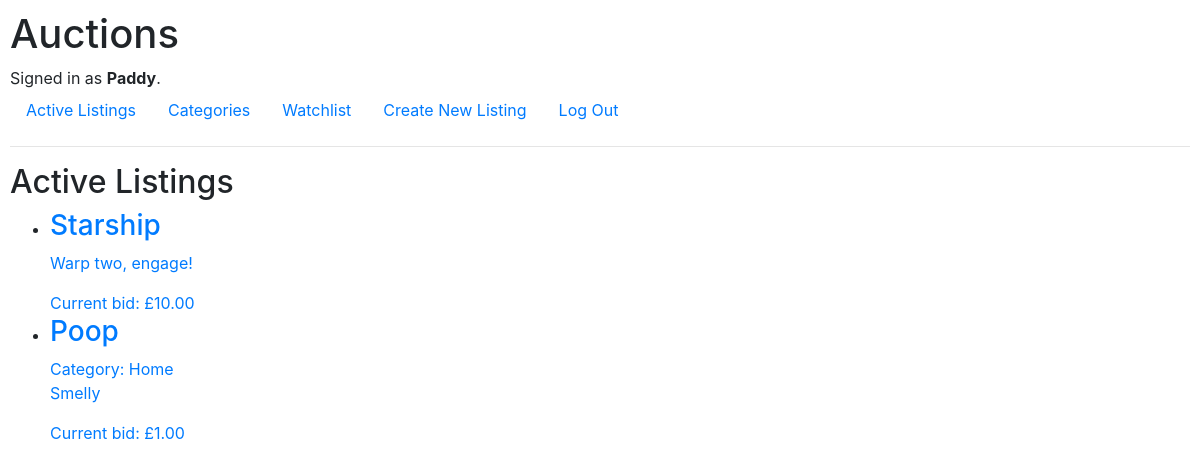
Screenshot of / (signed in) with the database file from the repository.
### auctions/models.py (models this page shows)
class User(AbstractUser):
    pass

class Listing(models.Model):
    title = models.CharField(max_length=64, default="New Item")
    description = models.CharField(max_length=1500, null=True)
    current_bid = models.DecimalField(max_digits=17, decimal_places = 2, default = 1)
    image = models.URLField(max_length= 512, null=True, blank=True)
    category = models.CharField(max_length = 64, choices = categories, null=True, blank=True)
    seller = models.ForeignKey(User, on_delete=models.CASCADE, related_name="listings")
    closed = models.BooleanField(default="False")

### auctions/views.py (the view)
# urls.py: path("", views.index, name="index"),
def index(request):
    listings = Listing.objects.filter(closed="False")
    return render(request, "auctions/index.html", {
        "listings": listings,
        "heading": "Active Listings",
    })

### auctions/templates/auctions/index.html (shortened to what this page needs)
{% extends "auctions/layout.html" %}
{% block body %}
    <h2>{{heading}}</h2>
    <ul>
        {% if listings %}
            {% for listing in listings %}
                <li>
                    <a href = "{% url 'view_listing' listing_id=listing.pk %}">
                        <span style="display: block;">
                            <div>
                                <h3>{{listing.title}}</h3>
                                {% if listing.category %}
                                    <div>
                                        Category: {{listing.category}}
                                    </div>
                                {% endif %}
                                <div>
                                    <p>{{listing.description}}</p>
                                </div>
                                <div>
                                    Current bid: £{{listing.current_bid}}
                                </div>
                            </div>
                        </span>
                    </a>
                </li>
            {% endfor %}
        {% else %}
            <p>No listings currently available.</p>
        {% endif %}
    </ul>
{% endblock %}

### auctions/templates/auctions/layout.html (shortened to what this page needs)
{% load static %}
<!DOCTYPE html>
<html lang="en">
    <head>
        <link rel="stylesheet" href="https://stackpath.bootstrapcdn.com/bootstrap/4.4.1/css/bootstrap.min.css">
        <link href="{% static 'auctions/styles.css' %}" rel="stylesheet">
    </head>
    <body>
        <h1>Auctions</h1>
        <div>
            {% if user.is_authenticated %}
                Signed in as <strong>{{ user.username }}</strong>.
            {% else %}
                Not signed in.
            {% endif %}
        </div>
        <ul class="nav">
            <li class="nav-item">
                <a class="nav-link" href="{% url 'index' %}">Active Listings</a>
            </li>
            <li class="nav-item">
                <a class="nav-link" href="{% url 'select_category' %}">Categories</a>
            </li>
            {% if user.is_authenticated %}
                <li class="nav-item">
                    <a class="nav-link" href="{% url 'watchlist' %}">Watchlist</a>
                </li>
                <li class="nav-item">
                    <a class="nav-link"  href="{% url 'create_listing' %}">Create New Listing</a>
                </li>
                <li class="nav-item">
                    <a class="nav-link" href="{% url 'logout' %}">Log Out</a>
                </li>
            {% endif %}
        </ul>
        <hr>
        {% block body %}
        {% endblock %}
    </body>
</html>

### auctions/static/auctions/styles.css (style rules this page uses)
body { padding: 10px; }

### rows the page displays
User: username "Paddy"
Listing: title "Starship", description "Warp two, engage!", current_bid "10.00"
Listing: title "Poop", category "Home", description "Smelly", current_bid "1.00"

### other values shown
{{ heading }} "Active Listings"
